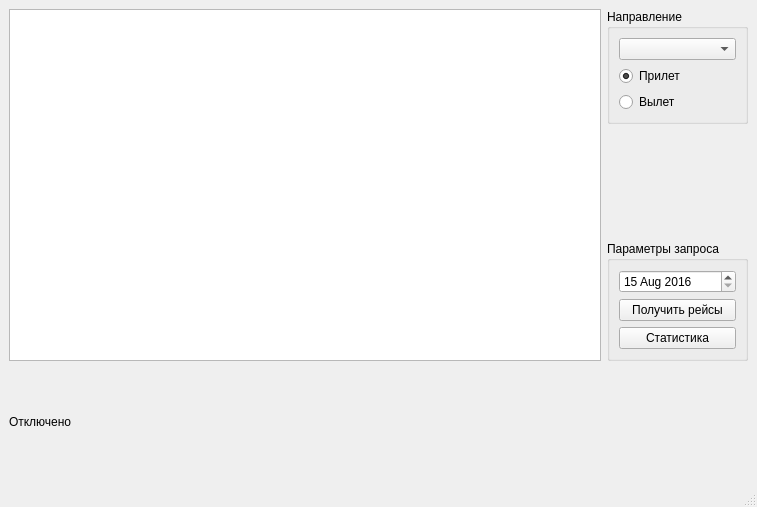
<?xml version="1.0" encoding="UTF-8"?>
<ui version="4.0">
 <class>MainWindow</class>
 <widget class="QMainWindow" name="MainWindow">
  <property name="geometry">
   <rect>
    <x>0</x>
    <y>0</y>
    <width>757</width>
    <height>507</height>
   </rect>
  </property>
  <property name="windowTitle">
   <string>Инспектор аэропортов</string>
  </property>
  <widget class="QWidget" name="centralwidget">
   <layout class="QGridLayout" name="gridLayout">
    <item row="0" column="0" rowspan="3">
     <widget class="QTableView" name="tv_flights"/>
    </item>
    <item row="1" column="1">
     <spacer name="verticalSpacer">
      <property name="orientation">
       <enum>Qt::Orientation::Vertical</enum>
      </property>
      <property name="sizeType">
       <enum>QSizePolicy::Policy::Minimum</enum>
      </property>
      <property name="sizeHint" stdset="0">
       <size>
        <width>20</width>
        <height>111</height>
       </size>
      </property>
     </spacer>
    </item>
    <item row="2" column="1">
     <widget class="QGroupBox" name="groupBox">
      <property name="title">
       <string>Параметры запроса</string>
      </property>
      <layout class="QVBoxLayout" name="verticalLayout_2">
       <item>
        <widget class="QDateEdit" name="de_date">
         <property name="dateTime">
          <datetime>
           <hour>2</hour>
           <minute>45</minute>
           <second>0</second>
           <year>2016</year>
           <month>8</month>
           <day>15</day>
          </datetime>
         </property>
         <property name="maximumDateTime">
          <datetime>
           <hour>20</hour>
           <minute>55</minute>
           <second>0</second>
           <year>2017</year>
           <month>9</month>
           <day>14</day>
          </datetime>
         </property>
         <property name="minimumDateTime">
          <datetime>
           <hour>2</hour>
           <minute>45</minute>
           <second>0</second>
           <year>2016</year>
           <month>8</month>
           <day>15</day>
          </datetime>
         </property>
         <property name="maximumDate">
          <date>
           <year>2017</year>
           <month>9</month>
           <day>14</day>
          </date>
         </property>
         <property name="minimumDate">
          <date>
           <year>2016</year>
           <month>8</month>
           <day>15</day>
          </date>
         </property>
         <property name="timeSpec">
          <enum>Qt::TimeSpec::UTC</enum>
         </property>
        </widget>
       </item>
       <item>
        <widget class="QPushButton" name="pb_fetch_flights">
         <property name="focusPolicy">
          <enum>Qt::FocusPolicy::StrongFocus</enum>
         </property>
         <property name="text">
          <string>Получить рейсы</string>
         </property>
        </widget>
       </item>
       <item>
        <widget class="QPushButton" name="pb_show_stats">
         <property name="text">
          <string>Статистика</string>
         </property>
        </widget>
       </item>
      </layout>
     </widget>
    </item>
    <item row="0" column="1">
     <widget class="QGroupBox" name="qb_direction">
      <property name="sizePolicy">
       <sizepolicy hsizetype="Preferred" vsizetype="Minimum">
        <horstretch>0</horstretch>
        <verstretch>0</verstretch>
       </sizepolicy>
      </property>
      <property name="title">
       <string>Направление</string>
      </property>
      <layout class="QVBoxLayout" name="verticalLayout">
       <item>
        <widget class="QComboBox" name="cb_airports"/>
       </item>
       <item>
        <widget class="QRadioButton" name="rb_arrival">
         <property name="text">
          <string>Прилет</string>
         </property>
         <property name="checked">
          <bool>true</bool>
         </property>
        </widget>
       </item>
       <item>
        <widget class="QRadioButton" name="rb_departure">
         <property name="text">
          <string>Вылет</string>
         </property>
        </widget>
       </item>
      </layout>
     </widget>
    </item>
    <item row="3" column="0">
     <widget class="QLabel" name="lb_status">
      <property name="text">
       <string>Отключено</string>
      </property>
     </widget>
    </item>
   </layout>
  </widget>
  <widget class="QMenuBar" name="menubar">
   <property name="geometry">
    <rect>
     <x>0</x>
     <y>0</y>
     <width>757</width>
     <height>26</height>
    </rect>
   </property>
  </widget>
  <widget class="QStatusBar" name="statusbar"/>
 </widget>
 <resources/>
 <connections/>
</ui>
